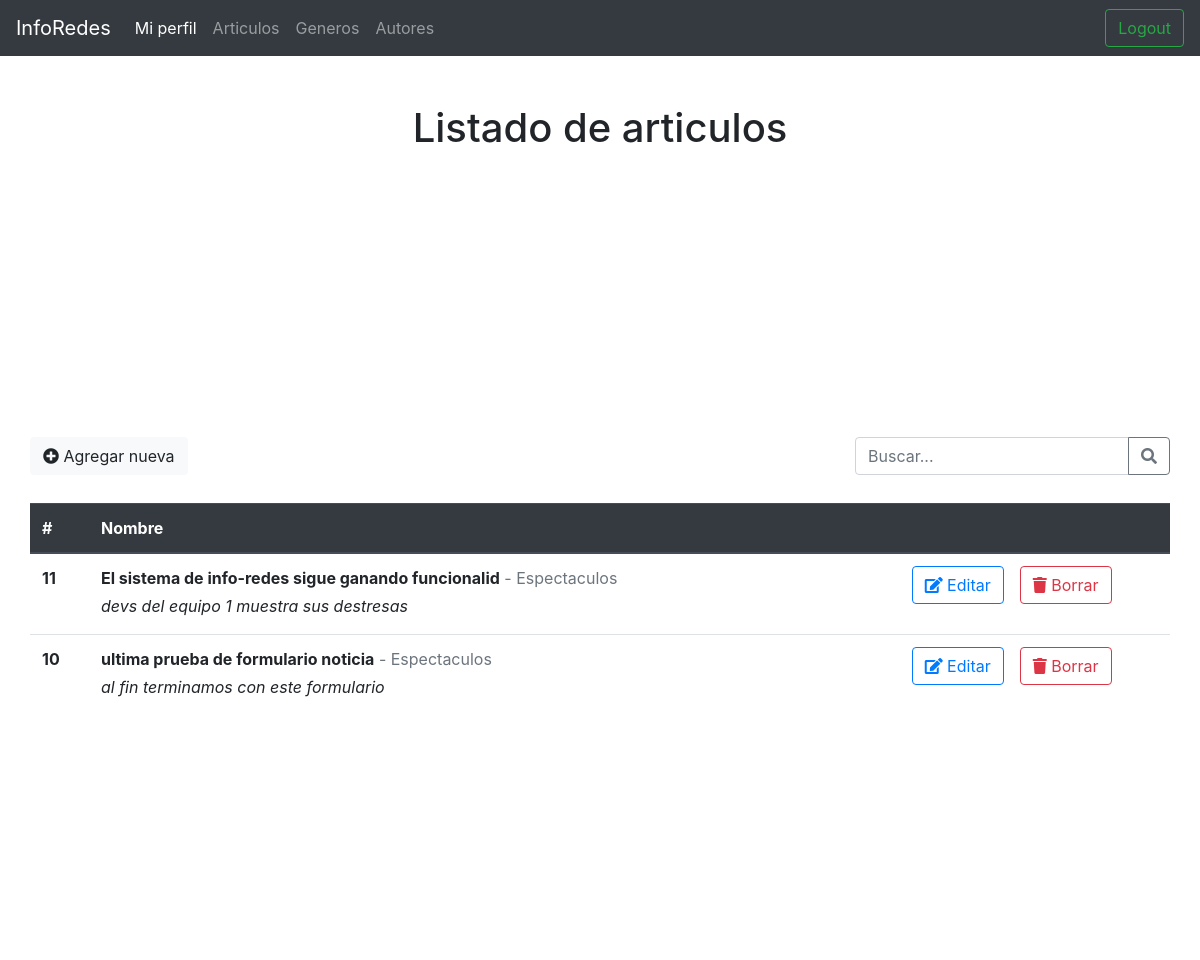
Page /Diario/admin/listado_articulos.php (signed in) on the earlier database version.
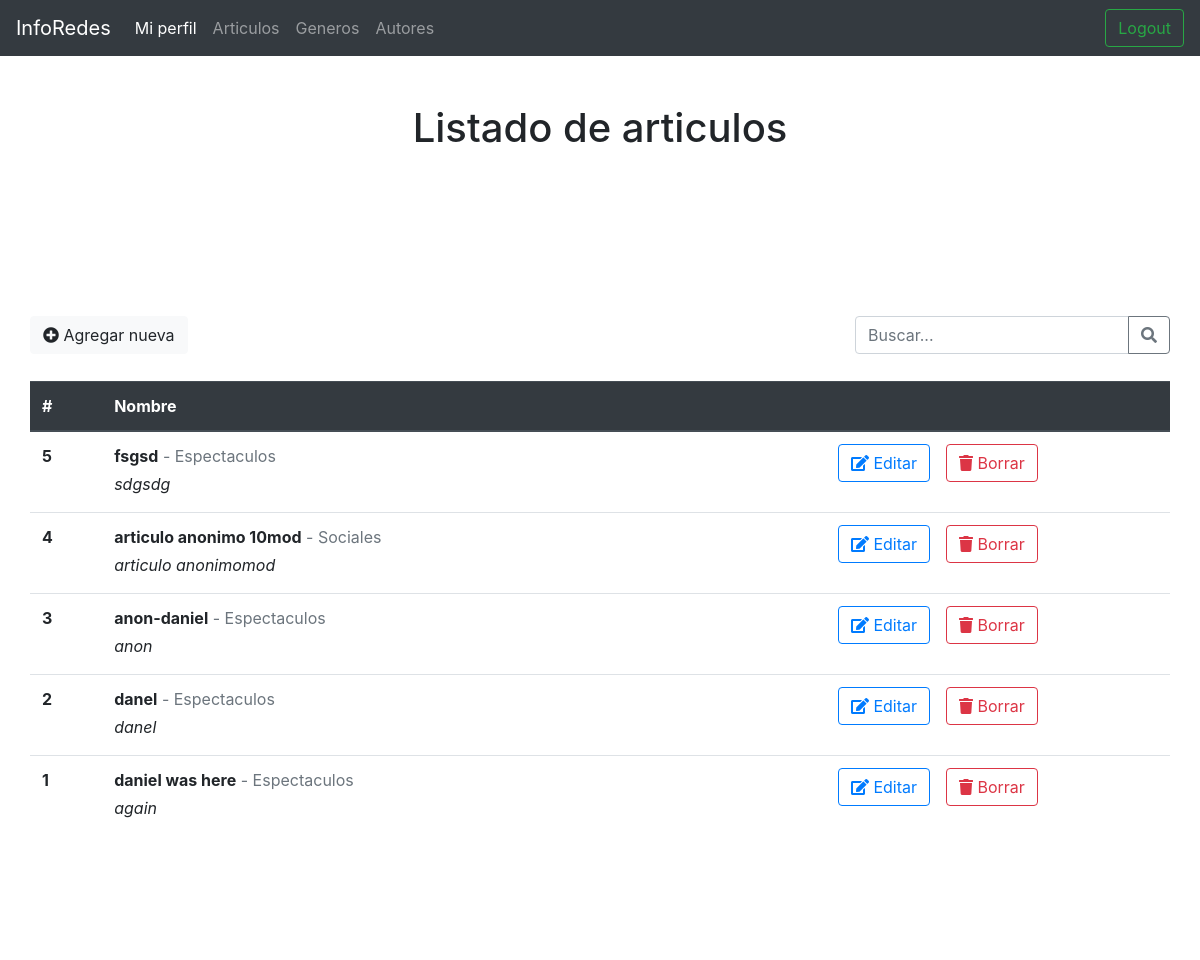
Same page on the later database version.
### tables this page shows
CREATE TABLE `articulo` (
  `id` int(10) UNSIGNED NOT NULL,
  `titulo` varchar(50) NOT NULL,
  `contenido` text NOT NULL,
  `imagen_1` varchar(100) DEFAULT NULL,
  `autor_id` int(10) UNSIGNED NOT NULL,
  `subtitulo` varchar(150) NOT NULL,
  `fecha` datetime DEFAULT CURRENT_TIMESTAMP,
  `genero_id` int(10) UNSIGNED NOT NULL,
  `activo` bit(1) NOT NULL
);

CREATE TABLE `genero` (
  `id` int(10) UNSIGNED NOT NULL,
  `nombre` varchar(50) NOT NULL,
  `activo` int(11) NOT NULL DEFAULT '1'
);

### backend/base_datos.php (called while the page is built, shortened)
<?php
    $conexion = NULL;
    function getConexion()
    {
        global $conexion;
        if($conexion){
            return $conexion;
        }else{
            $conexion = mysqli_connect(HOST, USER, PWD, DB);
            mysqli_set_charset($conexion,"utf8");
            return $conexion;
        }
    }
    function ejecutarConsulta($sql){
        $conexion = getConexion();
        $response = mysqli_query($conexion,$sql);
        $tipo_sql = substr( $sql , 0 , 6);
        if( $tipo_sql=="INSERT" || $tipo_sql=="UPDATE" ){
            return mysqli_insert_id( $conexion );
        }else{
           return  mysqli_fetch_all($response, MYSQLI_ASSOC);
        }
    }
?>

### backend/articulos_crud.php (called while the page is built, shortened)
<?php
    require_once 'base_datos.php';
    function getArticulo( $id=NULL){
        $where = "";
        $sql =  "SELECT articulo.id, articulo.titulo, articulo.contenido, articulo.imagen_1, articulo.genero_id, articulo.subtitulo, articulo.fecha, autor.nombre autor, genero.nombre genero
                from articulo
                inner join autor on autor_id=autor.id
                inner join genero on genero_id=genero.id $where
                ORDER BY `articulo`.`id` DESC";
        return ejecutarConsulta($sql);
    }
?>

### Diario/admin/listado_articulos.php (the view, shortened to what this page needs)
<?php
  require "../../backend/articulos_crud.php";
	$listaArticulos = getArticulo();
?>
<!DOCTYPE html>
<html lang="en">
<head>
  	<link rel="stylesheet" href="estilos.css">
		<link rel="stylesheet" href="https://use.fontawesome.com/releases/v5.3.1/css/all.css">
		<link rel="stylesheet" href="https://stackpath.bootstrapcdn.com/bootstrap/4.4.0/css/bootstrap.min.css">
</head>
<body>
	<h1 class="text-center mt-5">Listado de articulos</h1>
	<div class="container">
		<div class="row  d-flex justify-content-between mt-5">
			<button class="btn btn-light" onclick="desplegarForm()"><i class="fas fa-plus-circle"></i> Agregar nueva</button>
			<form >
				<div class="input-group">
					<input type="text" class="form-control" placeholder="Buscar..." aria-label="Recipient's username" aria-describedby="button-addon2">
					<div class="input-group-append">
						<button class="btn btn-outline-secondary" type="button" id="button-addon2"><i class="fas fa-search"></i></button>
					</div>
				</div>
			</form>
		</div>
		<div class="row mt-3">
			<table class="table table-hover">
				<thead class="thead-dark">
					<tr>
					<th scope="col">#</th>
					<th scope="col">Nombre</th>
					<th scope="col " >
					</th>
					</tr>
				</thead>
				<tbody>
					<?php foreach( $listaArticulos as $articulo ) { ?>
						<tr>
							<th scope='row'><?php echo $articulo['id']	?></th>
							<td>
								<p class='mb-1'><span class='font-weight-bold'><?php echo $articulo['titulo']; ?></span> <span class='text-muted'> - <?php echo $articulo['genero']; ?></span></p>
								<p class='font-italic mb-1'><?php echo $articulo['subtitulo']; ?></p>
							</td>
							<td class='text-center'><a href='<?php echo "./registro_articulo.php?id={$articulo['id']}"; ?>' class='btn btn-outline-primary mr-3'><i class='fas fa-edit'></i> Editar</a><a href='#' class='btn btn-outline-danger'><i class='fas fa-trash'></i> Borrar</a></td>
						</tr>
					<?php }	?>
				</tbody>
			</table>
		</div>
	</div>
</body>

### Diario/admin/estilos.css (style rules this page uses)
html, body { height: 100%; font-family: "Numans", sans-serif; }
.container { height: 100%; align-content: center; }
table { margin-top: 1%; margin-bottom: 2%; padding: 10%; }
.container { background-color: white; }

Differences in the rows shown:
removed articulo: id "11", titulo "El sistema de info-redes sigue ganando funcionalid", genero.nombre "Espectaculos", subtitulo "devs del equipo 1 muestra sus destresas"
removed articulo: id "10", titulo "ultima prueba de formulario noticia", genero.nombre "Espectaculos", subtitulo "al fin terminamos con este formulario"
added articulo: id "5", titulo "fsgsd", genero.nombre "Espectaculos", subtitulo "sdgsdg"
added articulo: id "4", titulo "articulo anonimo 10mod", genero.nombre "Sociales", subtitulo "articulo anonimomod"
added articulo: id "3", titulo "anon-daniel", genero.nombre "Espectaculos", subtitulo "anon"
added articulo: id "2", titulo "danel", genero.nombre "Espectaculos", subtitulo "danel"
added articulo: id "1", titulo "daniel was here", genero.nombre "Espectaculos", subtitulo "again"
